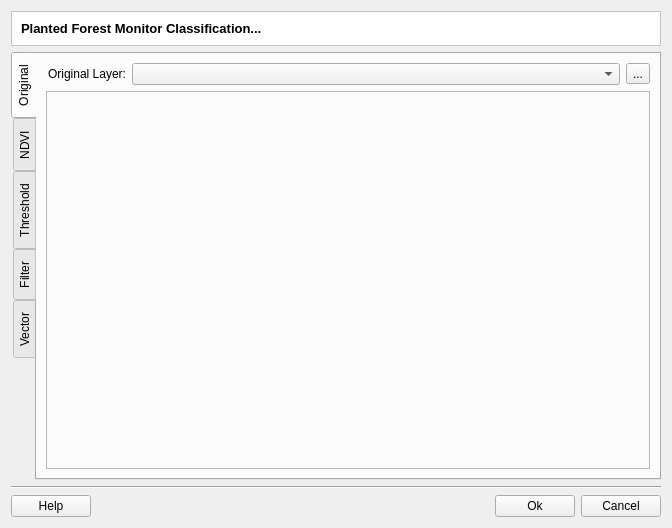
<?xml version="1.0" encoding="UTF-8"?>
<ui version="4.0">
 <class>ForestMonitorClassDialogForm</class>
 <widget class="QDialog" name="ForestMonitorClassDialogForm">
  <property name="geometry">
   <rect>
    <x>0</x>
    <y>0</y>
    <width>672</width>
    <height>518</height>
   </rect>
  </property>
  <property name="windowTitle">
   <string>Forest Monitor Classification</string>
  </property>
  <layout class="QGridLayout" name="gridLayout_28">
   <item row="0" column="0">
    <layout class="QGridLayout" name="gridLayout_27">
     <item row="0" column="0">
      <widget class="QFrame" name="frame">
       <property name="styleSheet">
        <string notr="true">QWidget { background: white }</string>
       </property>
       <property name="frameShape">
        <enum>QFrame::StyledPanel</enum>
       </property>
       <property name="frameShadow">
        <enum>QFrame::Sunken</enum>
       </property>
       <layout class="QGridLayout" name="gridLayout_6">
        <item row="0" column="0">
         <widget class="QLabel" name="m_titleLabel">
          <property name="font">
           <font>
            <pointsize>10</pointsize>
            <weight>75</weight>
            <bold>true</bold>
           </font>
          </property>
          <property name="text">
           <string>Planted Forest Monitor Classification...</string>
          </property>
         </widget>
        </item>
       </layout>
      </widget>
     </item>
     <item row="1" column="0">
      <widget class="QTabWidget" name="tabWidget">
       <property name="tabPosition">
        <enum>QTabWidget::West</enum>
       </property>
       <property name="currentIndex">
        <number>0</number>
       </property>
       <widget class="QWidget" name="tab">
        <attribute name="title">
         <string>Original</string>
        </attribute>
        <layout class="QGridLayout" name="gridLayout">
         <item row="1" column="0">
          <widget class="QFrame" name="m_originalImgFrame">
           <property name="sizePolicy">
            <sizepolicy hsizetype="MinimumExpanding" vsizetype="MinimumExpanding">
             <horstretch>0</horstretch>
             <verstretch>0</verstretch>
            </sizepolicy>
           </property>
           <property name="frameShape">
            <enum>QFrame::StyledPanel</enum>
           </property>
           <property name="frameShadow">
            <enum>QFrame::Raised</enum>
           </property>
          </widget>
         </item>
         <item row="0" column="0">
          <layout class="QGridLayout" name="gridLayout_3">
           <item row="0" column="0">
            <widget class="QLabel" name="label">
             <property name="minimumSize">
              <size>
               <width>80</width>
               <height>0</height>
              </size>
             </property>
             <property name="text">
              <string>Original Layer:</string>
             </property>
             <property name="alignment">
              <set>Qt::AlignRight|Qt::AlignTrailing|Qt::AlignVCenter</set>
             </property>
            </widget>
           </item>
           <item row="0" column="1">
            <widget class="QComboBox" name="m_originalLayerComboBox">
             <property name="sizePolicy">
              <sizepolicy hsizetype="MinimumExpanding" vsizetype="Fixed">
               <horstretch>0</horstretch>
               <verstretch>0</verstretch>
              </sizepolicy>
             </property>
            </widget>
           </item>
           <item row="0" column="2">
            <widget class="QToolButton" name="m_recomposeToolButton">
             <property name="text">
              <string>...</string>
             </property>
            </widget>
           </item>
          </layout>
         </item>
        </layout>
       </widget>
       <widget class="QWidget" name="tab_2">
        <attribute name="title">
         <string>NDVI</string>
        </attribute>
        <layout class="QGridLayout" name="gridLayout_2">
         <item row="1" column="0">
          <widget class="QFrame" name="m_ndviImgFrame">
           <property name="sizePolicy">
            <sizepolicy hsizetype="MinimumExpanding" vsizetype="MinimumExpanding">
             <horstretch>0</horstretch>
             <verstretch>0</verstretch>
            </sizepolicy>
           </property>
           <property name="frameShape">
            <enum>QFrame::StyledPanel</enum>
           </property>
           <property name="frameShadow">
            <enum>QFrame::Raised</enum>
           </property>
          </widget>
         </item>
         <item row="0" column="0">
          <layout class="QGridLayout" name="gridLayout_9">
           <item row="0" column="0">
            <widget class="QLabel" name="label_4">
             <property name="minimumSize">
              <size>
               <width>80</width>
               <height>0</height>
              </size>
             </property>
             <property name="text">
              <string>NDVI Layer:</string>
             </property>
             <property name="alignment">
              <set>Qt::AlignRight|Qt::AlignTrailing|Qt::AlignVCenter</set>
             </property>
            </widget>
           </item>
           <item row="0" column="1">
            <widget class="QComboBox" name="m_ndviLayerComboBox">
             <property name="sizePolicy">
              <sizepolicy hsizetype="MinimumExpanding" vsizetype="Fixed">
               <horstretch>0</horstretch>
               <verstretch>0</verstretch>
              </sizepolicy>
             </property>
            </widget>
           </item>
          </layout>
         </item>
        </layout>
       </widget>
       <widget class="QWidget" name="tab_7">
        <attribute name="title">
         <string>Threshold</string>
        </attribute>
        <layout class="QGridLayout" name="gridLayout_7">
         <item row="1" column="0">
          <widget class="QFrame" name="m_thresholdFrame">
           <property name="sizePolicy">
            <sizepolicy hsizetype="MinimumExpanding" vsizetype="MinimumExpanding">
             <horstretch>0</horstretch>
             <verstretch>0</verstretch>
            </sizepolicy>
           </property>
           <property name="frameShape">
            <enum>QFrame::StyledPanel</enum>
           </property>
           <property name="frameShadow">
            <enum>QFrame::Raised</enum>
           </property>
          </widget>
         </item>
         <item row="0" column="0">
          <layout class="QGridLayout" name="gridLayout_13">
           <item row="0" column="0">
            <widget class="QPushButton" name="m_generateNDVISamplePushButton">
             <property name="text">
              <string>Generate Threshold Sample</string>
             </property>
            </widget>
           </item>
           <item row="0" column="1">
            <widget class="QSlider" name="m_thresholdHorizontalSlider">
             <property name="maximum">
              <number>999</number>
             </property>
             <property name="orientation">
              <enum>Qt::Horizontal</enum>
             </property>
            </widget>
           </item>
          </layout>
         </item>
        </layout>
       </widget>
       <widget class="QWidget" name="tab_8">
        <attribute name="title">
         <string>Filter</string>
        </attribute>
        <layout class="QGridLayout" name="gridLayout_8">
         <item row="1" column="0">
          <widget class="QFrame" name="m_erosionFrame">
           <property name="sizePolicy">
            <sizepolicy hsizetype="MinimumExpanding" vsizetype="MinimumExpanding">
             <horstretch>0</horstretch>
             <verstretch>0</verstretch>
            </sizepolicy>
           </property>
           <property name="frameShape">
            <enum>QFrame::StyledPanel</enum>
           </property>
           <property name="frameShadow">
            <enum>QFrame::Raised</enum>
           </property>
          </widget>
         </item>
         <item row="0" column="0">
          <layout class="QGridLayout" name="gridLayout_14">
           <item row="0" column="0">
            <widget class="QPushButton" name="m_generateThresholdPushButton">
             <property name="text">
              <string>Generate Filter Sample</string>
             </property>
            </widget>
           </item>
           <item row="0" column="1">
            <layout class="QGridLayout" name="gridLayout_12">
             <item row="0" column="3">
              <widget class="QPushButton" name="m_erosionPushButton">
               <property name="text">
                <string>Dilation</string>
               </property>
              </widget>
             </item>
             <item row="0" column="2">
              <widget class="QLineEdit" name="m_dilationLineEdit">
               <property name="sizePolicy">
                <sizepolicy hsizetype="Minimum" vsizetype="Fixed">
                 <horstretch>0</horstretch>
                 <verstretch>0</verstretch>
                </sizepolicy>
               </property>
               <property name="text">
                <string>0</string>
               </property>
               <property name="alignment">
                <set>Qt::AlignRight|Qt::AlignTrailing|Qt::AlignVCenter</set>
               </property>
              </widget>
             </item>
             <item row="0" column="1">
              <widget class="QPushButton" name="m_dilationPushButton">
               <property name="text">
                <string>Erosion</string>
               </property>
              </widget>
             </item>
             <item row="0" column="0">
              <spacer name="horizontalSpacer_3">
               <property name="orientation">
                <enum>Qt::Horizontal</enum>
               </property>
               <property name="sizeHint" stdset="0">
                <size>
                 <width>40</width>
                 <height>20</height>
                </size>
               </property>
              </spacer>
             </item>
            </layout>
           </item>
           <item row="0" column="2">
            <widget class="QLineEdit" name="m_erosionLineEdit">
             <property name="sizePolicy">
              <sizepolicy hsizetype="Minimum" vsizetype="Fixed">
               <horstretch>0</horstretch>
               <verstretch>0</verstretch>
              </sizepolicy>
             </property>
             <property name="text">
              <string>0</string>
             </property>
             <property name="alignment">
              <set>Qt::AlignRight|Qt::AlignTrailing|Qt::AlignVCenter</set>
             </property>
            </widget>
           </item>
          </layout>
         </item>
        </layout>
       </widget>
       <widget class="QWidget" name="tab_9">
        <attribute name="title">
         <string>Vector</string>
        </attribute>
        <layout class="QGridLayout" name="gridLayout_21">
         <item row="0" column="0">
          <layout class="QGridLayout" name="gridLayout_19">
           <item row="0" column="0">
            <layout class="QGridLayout" name="gridLayout_17">
             <item row="0" column="0">
              <widget class="QGroupBox" name="groupBox_3">
               <property name="title">
                <string>Input Layer</string>
               </property>
               <property name="flat">
                <bool>true</bool>
               </property>
               <layout class="QGridLayout" name="gridLayout_20">
                <item row="0" column="1">
                 <widget class="QLineEdit" name="m_inputLayerLineEdit">
                  <property name="enabled">
                   <bool>false</bool>
                  </property>
                  <property name="readOnly">
                   <bool>true</bool>
                  </property>
                 </widget>
                </item>
                <item row="1" column="1">
                 <widget class="QComboBox" name="m_vecComboBox"/>
                </item>
                <item row="0" column="0">
                 <widget class="QLabel" name="label_3">
                  <property name="text">
                   <string>NDVI Layer</string>
                  </property>
                  <property name="alignment">
                   <set>Qt::AlignRight|Qt::AlignTrailing|Qt::AlignVCenter</set>
                  </property>
                 </widget>
                </item>
                <item row="1" column="0">
                 <widget class="QLabel" name="label_9">
                  <property name="text">
                   <string>Vectorial Layer</string>
                  </property>
                  <property name="alignment">
                   <set>Qt::AlignRight|Qt::AlignTrailing|Qt::AlignVCenter</set>
                  </property>
                 </widget>
                </item>
               </layout>
              </widget>
             </item>
             <item row="1" column="0">
              <widget class="QGroupBox" name="groupBox_2">
               <property name="title">
                <string>Params</string>
               </property>
               <property name="flat">
                <bool>true</bool>
               </property>
               <layout class="QGridLayout" name="gridLayout_15">
                <item row="0" column="0">
                 <layout class="QGridLayout" name="gridLayout_10">
                  <item row="0" column="0">
                   <layout class="QGridLayout" name="gridLayout_4">
                    <item row="0" column="0">
                     <widget class="QLabel" name="label_5">
                      <property name="text">
                       <string>Threshold</string>
                      </property>
                      <property name="alignment">
                       <set>Qt::AlignRight|Qt::AlignTrailing|Qt::AlignVCenter</set>
                      </property>
                     </widget>
                    </item>
                    <item row="0" column="1">
                     <widget class="QLineEdit" name="m_thresholdLineEdit">
                      <property name="enabled">
                       <bool>false</bool>
                      </property>
                      <property name="sizePolicy">
                       <sizepolicy hsizetype="Minimum" vsizetype="Fixed">
                        <horstretch>0</horstretch>
                        <verstretch>0</verstretch>
                       </sizepolicy>
                      </property>
                      <property name="alignment">
                       <set>Qt::AlignRight|Qt::AlignTrailing|Qt::AlignVCenter</set>
                      </property>
                      <property name="readOnly">
                       <bool>true</bool>
                      </property>
                     </widget>
                    </item>
                   </layout>
                  </item>
                  <item row="1" column="0">
                   <layout class="QGridLayout" name="gridLayout_11">
                    <item row="0" column="0">
                     <widget class="QLabel" name="label_2">
                      <property name="text">
                       <string>Erosion</string>
                      </property>
                      <property name="alignment">
                       <set>Qt::AlignRight|Qt::AlignTrailing|Qt::AlignVCenter</set>
                      </property>
                     </widget>
                    </item>
                    <item row="0" column="1">
                     <widget class="QLineEdit" name="m_dilationResLineEdit">
                      <property name="enabled">
                       <bool>false</bool>
                      </property>
                      <property name="sizePolicy">
                       <sizepolicy hsizetype="Minimum" vsizetype="Fixed">
                        <horstretch>0</horstretch>
                        <verstretch>0</verstretch>
                       </sizepolicy>
                      </property>
                      <property name="alignment">
                       <set>Qt::AlignRight|Qt::AlignTrailing|Qt::AlignVCenter</set>
                      </property>
                      <property name="readOnly">
                       <bool>true</bool>
                      </property>
                     </widget>
                    </item>
                   </layout>
                  </item>
                  <item row="2" column="0">
                   <layout class="QGridLayout" name="gridLayout_16">
                    <item row="0" column="0">
                     <widget class="QLabel" name="label_6">
                      <property name="text">
                       <string>Dilation</string>
                      </property>
                      <property name="alignment">
                       <set>Qt::AlignRight|Qt::AlignTrailing|Qt::AlignVCenter</set>
                      </property>
                     </widget>
                    </item>
                    <item row="0" column="1">
                     <widget class="QLineEdit" name="m_erosionResLineEdit">
                      <property name="enabled">
                       <bool>false</bool>
                      </property>
                      <property name="sizePolicy">
                       <sizepolicy hsizetype="Minimum" vsizetype="Fixed">
                        <horstretch>0</horstretch>
                        <verstretch>0</verstretch>
                       </sizepolicy>
                      </property>
                      <property name="alignment">
                       <set>Qt::AlignRight|Qt::AlignTrailing|Qt::AlignVCenter</set>
                      </property>
                      <property name="readOnly">
                       <bool>true</bool>
                      </property>
                     </widget>
                    </item>
                   </layout>
                  </item>
                 </layout>
                </item>
               </layout>
              </widget>
             </item>
             <item row="2" column="0">
              <widget class="QGroupBox" name="groupBox">
               <property name="title">
                <string>Object</string>
               </property>
               <property name="flat">
                <bool>true</bool>
               </property>
               <layout class="QGridLayout" name="gridLayout_18">
                <item row="0" column="0">
                 <widget class="QRadioButton" name="radioButton">
                  <property name="enabled">
                   <bool>false</bool>
                  </property>
                  <property name="text">
                   <string>To the object in the current area</string>
                  </property>
                  <property name="checked">
                   <bool>false</bool>
                  </property>
                 </widget>
                </item>
                <item row="1" column="0">
                 <widget class="QRadioButton" name="radioButton_2">
                  <property name="text">
                   <string>To all objects</string>
                  </property>
                  <property name="checked">
                   <bool>true</bool>
                  </property>
                 </widget>
                </item>
               </layout>
              </widget>
             </item>
             <item row="3" column="0">
              <widget class="QGroupBox" name="groupBox_4">
               <property name="sizePolicy">
                <sizepolicy hsizetype="Preferred" vsizetype="Preferred">
                 <horstretch>0</horstretch>
                 <verstretch>0</verstretch>
                </sizepolicy>
               </property>
               <property name="title">
                <string>Output</string>
               </property>
               <property name="flat">
                <bool>true</bool>
               </property>
               <layout class="QGridLayout" name="gridLayout_22">
                <item row="0" column="0">
                 <layout class="QGridLayout" name="gridLayout_23">
                  <item row="0" column="0">
                   <layout class="QGridLayout" name="gridLayout_24">
                    <item row="0" column="0">
                     <widget class="QLabel" name="label_7">
                      <property name="text">
                       <string>Repository:</string>
                      </property>
                      <property name="alignment">
                       <set>Qt::AlignRight|Qt::AlignTrailing|Qt::AlignVCenter</set>
                      </property>
                     </widget>
                    </item>
                    <item row="1" column="0">
                     <widget class="QLabel" name="label_8">
                      <property name="text">
                       <string>Layer Name:</string>
                      </property>
                      <property name="alignment">
                       <set>Qt::AlignRight|Qt::AlignTrailing|Qt::AlignVCenter</set>
                      </property>
                     </widget>
                    </item>
                   </layout>
                  </item>
                  <item row="0" column="1">
                   <layout class="QGridLayout" name="gridLayout_25">
                    <item row="0" column="0">
                     <layout class="QGridLayout" name="gridLayout_26">
                      <item row="0" column="0">
                       <widget class="QLineEdit" name="m_repositoryLineEdit">
                        <property name="enabled">
                         <bool>false</bool>
                        </property>
                       </widget>
                      </item>
                      <item row="0" column="1">
                       <widget class="QToolButton" name="m_targetFileToolButton">
                        <property name="minimumSize">
                         <size>
                          <width>0</width>
                          <height>0</height>
                         </size>
                        </property>
                        <property name="text">
                         <string>...</string>
                        </property>
                       </widget>
                      </item>
                     </layout>
                    </item>
                    <item row="1" column="0">
                     <widget class="QLineEdit" name="m_newLayerNameLineEdit">
                      <property name="readOnly">
                       <bool>false</bool>
                      </property>
                     </widget>
                    </item>
                   </layout>
                  </item>
                 </layout>
                </item>
               </layout>
              </widget>
             </item>
            </layout>
           </item>
           <item row="1" column="0">
            <spacer name="verticalSpacer">
             <property name="orientation">
              <enum>Qt::Vertical</enum>
             </property>
             <property name="sizeHint" stdset="0">
              <size>
               <width>20</width>
               <height>40</height>
              </size>
             </property>
            </spacer>
           </item>
          </layout>
         </item>
        </layout>
       </widget>
      </widget>
     </item>
     <item row="2" column="0">
      <layout class="QGridLayout" name="gridLayout_5">
       <item row="0" column="0" colspan="4">
        <widget class="Line" name="line">
         <property name="orientation">
          <enum>Qt::Horizontal</enum>
         </property>
        </widget>
       </item>
       <item row="1" column="0">
        <widget class="QPushButton" name="m_helpPushButton">
         <property name="text">
          <string>Help</string>
         </property>
        </widget>
       </item>
       <item row="1" column="1">
        <spacer name="horizontalSpacer">
         <property name="orientation">
          <enum>Qt::Horizontal</enum>
         </property>
         <property name="sizeHint" stdset="0">
          <size>
           <width>40</width>
           <height>20</height>
          </size>
         </property>
        </spacer>
       </item>
       <item row="1" column="2">
        <widget class="QPushButton" name="m_okPushButton">
         <property name="text">
          <string>Ok</string>
         </property>
        </widget>
       </item>
       <item row="1" column="3">
        <widget class="QPushButton" name="m_cancelPushButton">
         <property name="text">
          <string>Cancel</string>
         </property>
        </widget>
       </item>
      </layout>
     </item>
    </layout>
   </item>
  </layout>
 </widget>
 <tabstops>
  <tabstop>tabWidget</tabstop>
  <tabstop>m_originalLayerComboBox</tabstop>
  <tabstop>m_ndviLayerComboBox</tabstop>
  <tabstop>m_generateNDVISamplePushButton</tabstop>
  <tabstop>m_thresholdHorizontalSlider</tabstop>
  <tabstop>m_generateThresholdPushButton</tabstop>
  <tabstop>m_okPushButton</tabstop>
  <tabstop>m_cancelPushButton</tabstop>
  <tabstop>m_helpPushButton</tabstop>
 </tabstops>
 <resources/>
 <connections>
  <connection>
   <sender>m_cancelPushButton</sender>
   <signal>released()</signal>
   <receiver>ForestMonitorClassDialogForm</receiver>
   <slot>reject()</slot>
   <hints>
    <hint type="sourcelabel">
     <x>856</x>
     <y>683</y>
    </hint>
    <hint type="destinationlabel">
     <x>420</x>
     <y>408</y>
    </hint>
   </hints>
  </connection>
 </connections>
</ui>
